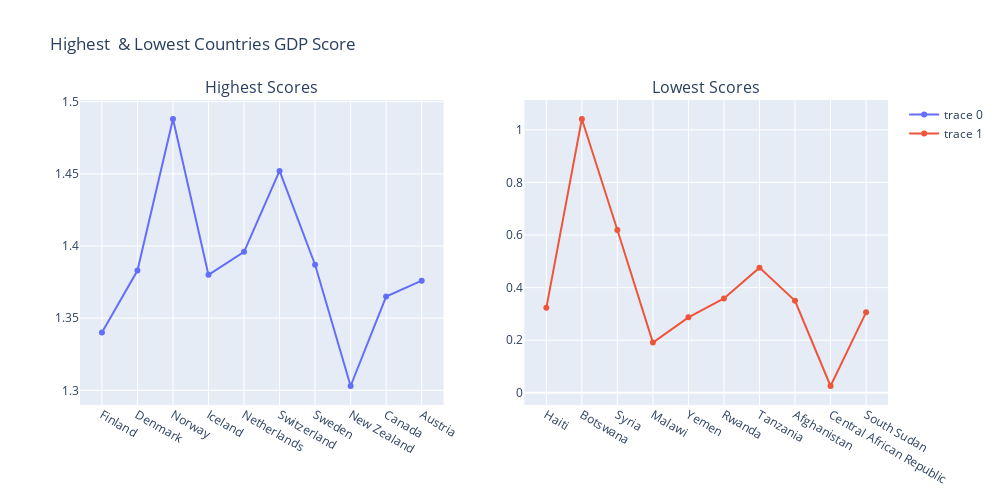

The notebook cell this image was saved under:
### Code cell
#  visualize the highest & lowest contries GDP per capita

fig = make_subplots(rows=1, cols=2, subplot_titles=("Highest Scores","Lowest Scores"))

fig.add_trace(
    go.Scatter(x=highest_df["Country or region"], y=highest_df["GDP per capita"], mode='markers+lines'),
    row=1, col=1,
)

fig.add_trace(
    go.Scatter(x=lowest_df["Country or region"], y=lowest_df["GDP per capita"], mode='markers+lines'),
    row=1, col=2,
)

fig.update_layout(height=500, width=1000, title_text="Highest  & Lowest Countries GDP Score")

fig.show()

### Figure 1 — Plotly figure (JSON) as saved in the notebook; plotly's stock layout.template omitted (floating-point values rounded to 4 significant figures)
{"data": [{"mode": "markers+lines", "type": "scatter", "x": ["Finland", "Denmark", "Norway", "Iceland", "Netherlands", "Switzerland", "Sweden", "New Zealand", "Canada", "Austria"], "xaxis": "x", "y": [1.34, 1.383, 1.488, 1.38, 1.396, 1.452, 1.387, 1.303, 1.365, 1.376], "yaxis": "y"}, {"mode": "markers+lines", "type": "scatter", "x": ["Haiti", "Botswana", "Syria", "Malawi", "Yemen", "Rwanda", "Tanzania", "Afghanistan", "Central African Republic", "South Sudan"], "xaxis": "x2", "y": [0.323, 1.041, 0.619, 0.191, 0.287, 0.359, 0.476, 0.35, 0.026, 0.306], "yaxis": "y2"}], "layout": {"annotations": [{"font": {"size": 16}, "showarrow": false, "text": "Highest Scores", "x": 0.225, "xanchor": "center", "xref": "paper", "y": 1, "yanchor": "bottom", "yref": "paper"}, {"font": {"size": 16}, "showarrow": false, "text": "Lowest Scores", "x": 0.775, "xanchor": "center", "xref": "paper", "y": 1, "yanchor": "bottom", "yref": "paper"}], "height": 500, "title": {"text": "Highest  & Lowest Countries GDP Score"}, "width": 1000, "xaxis": {"anchor": "y", "domain": [0, 0.45]}, "xaxis2": {"anchor": "y2", "domain": [0.55, 1]}, "yaxis": {"anchor": "x", "domain": [0, 1]}, "yaxis2": {"anchor": "x2", "domain": [0, 1]}}}
